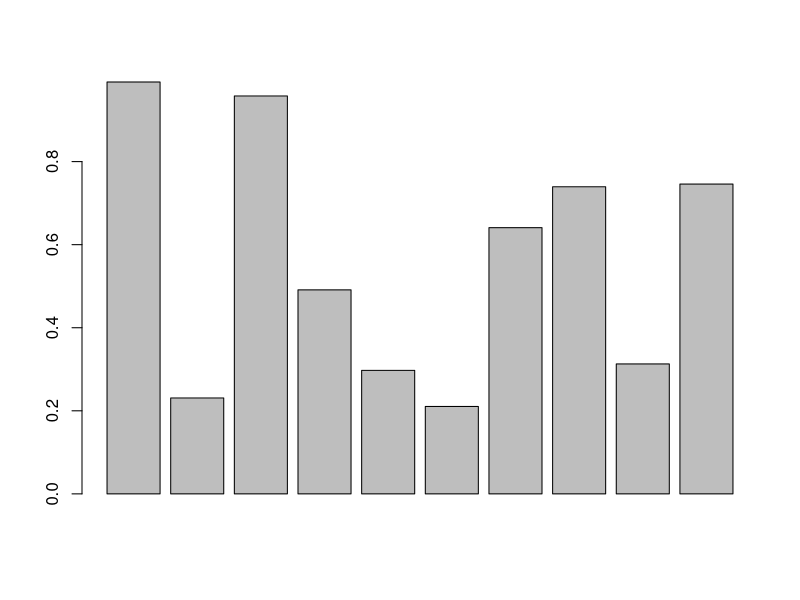
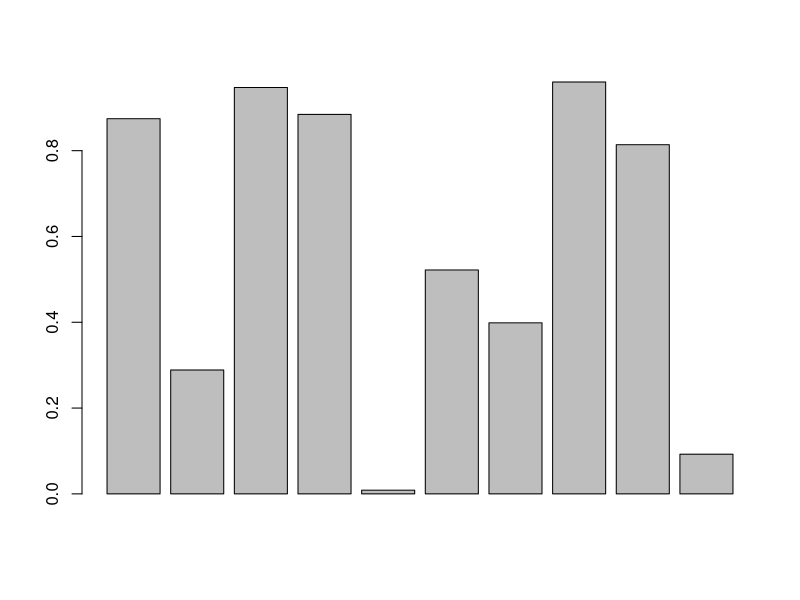
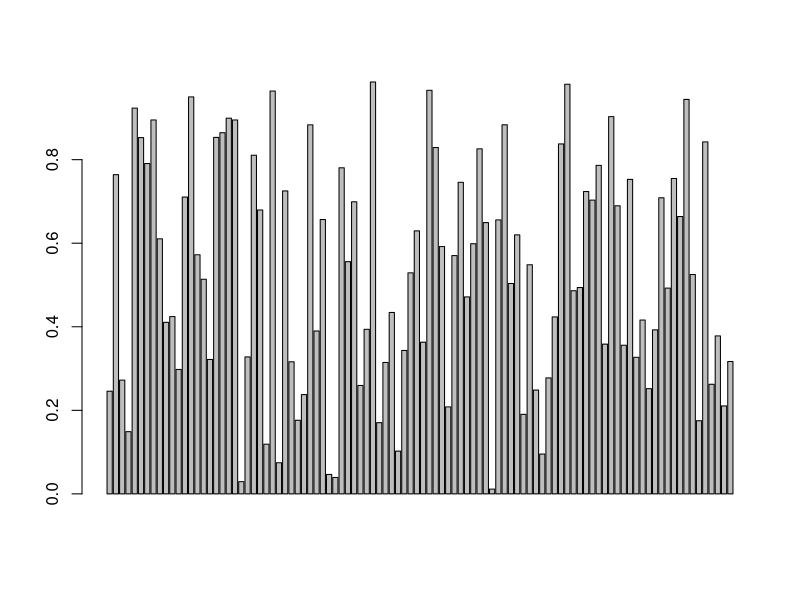

Write R code to recreate these figures, in order. (Note: this script raises an error after producing the figures.)
#
# 2019_10_Parallelism
#

# Let's create some articifal work using R's Random Uniform Distribution function "runif(x)"


distribution <- runif(10)
average <- mean(distribution)
print(average)
barplot(distribution)

# now let's set the SEED to get predictable numbers
set.seed(12345678)
distribution <- runif(10)
average <- mean(distribution)
print(average)
barplot(distribution)

# And lets create more work (scaling up)
{
set.seed(87654321)
distribution <- runif(100)
average <- mean(distribution)
print(average)
barplot(distribution)
}

# and how long is that exactly ?
system.time({
  set.seed(12345678)
  distribution <- runif(100e6)
  average <- mean(distribution)
  print(average)
})


# Let's wrap this up in a function for our later tests
workload <- function (seed=0) {
  set.seed(seed)
  distribution <- runif(100e6)
  average <- mean(distribution)
  return(average)
} 

# It should give the same result - so let's check
workload(12345678)

# and take almost the same time to run
system.time({
  print(workload(12345678))
})


# Most scientific compute task involve doing similar things over and over.
# Let's simulate this by computing averages for 10 different SEEDs

workload(1)
workload(2)
workload(3)
workload(4)
workload(5)
workload(6)
workload(7)
workload(8)
workload(9)
workload(10)

# or of course we could use a FOR loop ...
for (seed in 1:10) {
  average <- workload(seed)
  print(average)
}

# and we could APPLY the workload function to an array of SEEDs
lapply(1:10, workload)

# but which one is faster, loops ...
system.time({
  for (seed in 1:10) {
    average <- workload(seed)
    print(average)
  }
})

# or applying ?
system.time({
  print(lapply(1:10, workload))
})


# Now we go parallel to go faster ...
library(parallel)

# How many CPU cores do we have available on our machine
detectCores()
numCores <- detectCores()


# Let try it with a parallel loop

install.packages("doParallel")
library(doParallel)
library(foreach)

cl <- makeCluster(numCores)
registerDoParallel(cl)

system.time({
  foreach (seed=1:10) %dopar% {
    average <- workload(seed)
    print(average)
  } 
})

# and similarly we can do a parallel APPLY
system.time({
  results = mclapply(1:10, workload, mc.cores = numCores)
})
